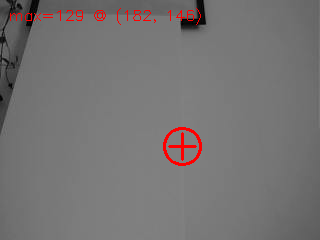
#> input picture vision/debug_images/brightest_check.png, 320 x 240 px, given in place of the camera
$ python ball_tune.py debug_images/brightest_check.png
#> lines starting #> are read from the running program, lines starting #| are printed output that depends on the picture; after the words box and inside, x2 and y2 are one past the last pixel; in counts of white or black regions, pixels touching at a corner belong together
### vision/stereo.py
r"""
AeroEye-3D — stereo camera helper.

The USB camera is a dual-lens stereo unit that shows up as ONE UVC device
(index 1) delivering a 640x240 frame = two side-by-side monochrome eyes,
~320x240 each (left | right).

  - Phase 5 (2D detection): use one eye (left) -> target (x, y).
  - Phase 6 (depth): match the target in both eyes -> disparity -> depth Z.

split_lr() returns grayscale (left, right). Frames are already monochrome,
but we force single-channel so downstream code is always gray.
"""
import cv2


def to_gray(img):
    if img.ndim == 3:
        return cv2.cvtColor(img, cv2.COLOR_BGR2GRAY)
    return img


def split_lr(frame):
    """Split a side-by-side stereo frame into grayscale (left, right) halves."""
    w = frame.shape[1]
    half = w // 2
    left = to_gray(frame[:, :half])
    right = to_gray(frame[:, half:])
    return left, right


# [6 lines left out: function touches_edge, not called in this run]

### vision/ball_tune.py
r"""
AeroEye-3D — BALL TUNING VIEWER (vision only, no servos, no serial).

Shows exactly WHY a candidate blob is accepted or rejected, so the ball
detector can be tuned from data instead of guesswork. Nothing is sent to the
board, so this is safe to run while thinking.

Panels (2x2):
    top-left     left eye, every candidate annotated with area/circ/fill
    top-right    MOG2 motion mask
    bottom-left  brightness mask (adaptive: mean + K*std of the frame)
    bottom-right right eye, annotated the same way

Live trackbars retune MIN_AREA / MIN_CIRC / MIN_FILL / brightness K without
restarting. The console prints the best candidate's numbers a few times a
second, so the values can be read even without looking at the window.

    ..\.venv\Scripts\python.exe ball_tune.py [cam]
Press q (or close the window) to quit.
"""
import sys
import math
import time

import cv2
import numpy as np

import stereo

CAM = next((int(a) for a in sys.argv[1:] if a.isdigit()), 1)
WIN = "AeroEye-3D ball tuning"


def stats(contour):
    """area, circularity, fill, centre, radius for one contour."""
    area = cv2.contourArea(contour)
    perim = cv2.arcLength(contour, True)
    circ = 4.0 * math.pi * area / (perim * perim) if perim > 0 else 0.0
    (x, y), r = cv2.minEnclosingCircle(contour)
    fill = area / (math.pi * r * r) if r > 0 else 0.0
    return area, circ, fill, (int(x), int(y)), max(int(r), 3)


def candidates(mask, min_area, min_circ, min_fill, max_area):
    """Every blob in the mask, each tagged with why it passed or failed."""
    contours, _ = cv2.findContours(mask, cv2.RETR_EXTERNAL, cv2.CHAIN_APPROX_SIMPLE)
    out = []
    for c in contours:
        area, circ, fill, ctr, r = stats(c)
        if area < 15:
            continue                     # pure noise, not worth reporting
        if area < min_area:
            why = "area<min"
        elif area > max_area:
            why = "area>max"             # a whole-frame gain shift, not an object
        elif circ < min_circ:
            why = "not round"
        elif fill < min_fill:
            why = "not filled"
        else:
            why = None                   # accepted
        out.append(dict(area=area, circ=circ, fill=fill, ctr=ctr, r=r, why=why))
    out.sort(key=lambda d: -d["area"])
    return out


def annotate(gray, cands, title):
    vis = cv2.cvtColor(gray, cv2.COLOR_GRAY2BGR)
    for d in cands[:6]:
        ok = d["why"] is None
        col = (0, 255, 0) if ok else (0, 0, 255)
        cv2.circle(vis, d["ctr"], d["r"], col, 2)
        label = f"a{int(d['area'])} c{d['circ']:.2f} f{d['fill']:.2f}"
        cv2.putText(vis, label, (d["ctr"][0] - 40, d["ctr"][1] - d["r"] - 4),
                    cv2.FONT_HERSHEY_SIMPLEX, 0.32, col, 1)
        if not ok:
            cv2.putText(vis, d["why"], (d["ctr"][0] - 40, d["ctr"][1] + d["r"] + 11),
                        cv2.FONT_HERSHEY_SIMPLEX, 0.32, col, 1)
    cv2.putText(vis, title, (6, 14), cv2.FONT_HERSHEY_SIMPLEX, 0.45, (255, 255, 0), 1)
    return vis


def ref_mask(gray, ref, delta):
    """Static-reference difference mask — the right tool for a FIXED camera.

    MOG2 detects *change*, so it loses an object that stops moving (a pendulum
    stops dead at both extremes) and slowly absorbs a lingering one into the
    background. Diffing against a once-captured empty-scene reference has
    neither problem: a ball that is merely PRESENT still differs from the
    reference. Uses |difference|, so it catches a ball that is darker than the
    wall just as well as a brighter one (the ball measured ~20 grey levels
    DARKER than the wall, so that direction matters).

    Gain-immune: this camera has AGC in firmware that OpenCV cannot disable
    (CAP_PROP_AUTO_EXPOSURE reads -1 and setting EXPOSURE leaves frame_mean
    unchanged), so the whole image periodically shifts brightness at once. A
    plain difference then lights up the entire frame. Subtracting the MEDIAN of
    the signed difference removes exactly that uniform shift — the median is set
    by the background, which is most of the pixels — leaving only genuinely
    different regions.
    """
    if ref is None:
        return np.zeros_like(gray), 0
    signed = cv2.GaussianBlur(gray, (5, 5), 0).astype(np.int16) - ref.astype(np.int16)
    signed -= int(np.median(signed))          # cancel global gain/illumination shift
    d = np.abs(signed).astype(np.uint8)
    mask = (d >= delta).astype(np.uint8) * 255
    ker = cv2.getStructuringElement(cv2.MORPH_ELLIPSE, (5, 5))
    mask = cv2.morphologyEx(mask, cv2.MORPH_OPEN, ker)
    mask = cv2.morphologyEx(mask, cv2.MORPH_CLOSE, ker)
    return mask, int(d.max())


def main():
    cap = cv2.VideoCapture(CAM, cv2.CAP_DSHOW)
    # Lock auto-exposure. With it enabled, a large object entering the frame
    # makes the sensor re-gain the WHOLE image, so every pixel changes at once
    # and background subtraction flags half the frame as "motion".
    cap.set(cv2.CAP_PROP_AUTO_EXPOSURE, 0.25)
    time.sleep(1.2)
    ok, probe = cap.read()
#> probe is the input picture: shape (240, 320, 3); mean B, G, R 115.1, 115.1, 118
    if not ok or probe is None:
        print("CAMERA FAILED — no frames. Is another process using it?", flush=True)
        return
    print(f"camera OK {probe.shape} — tuning window open", flush=True)
#| camera OK (240, 320, 3) — tuning window open
    print("KEYS:  r = capture empty-scene reference (do this with NO ball in view)"
          "   |   q = quit", flush=True)

    cv2.namedWindow(WIN, cv2.WINDOW_NORMAL)
    cv2.resizeWindow(WIN, 1280, 640)
    cv2.createTrackbar("min_area", WIN, 70, 2000, lambda v: None)
    cv2.createTrackbar("min_circ x100", WIN, 55, 100, lambda v: None)
    cv2.createTrackbar("min_fill x100", WIN, 55, 100, lambda v: None)
    cv2.createTrackbar("ref delta", WIN, 18, 90, lambda v: None)
    cv2.createTrackbar("max_area /100", WIN, 120, 700, lambda v: None)

    bg_l = cv2.createBackgroundSubtractorMOG2(history=200, varThreshold=30,
                                              detectShadows=False)
    bg_r = cv2.createBackgroundSubtractorMOG2(history=200, varThreshold=30,
                                              detectShadows=False)
    ker = cv2.getStructuringElement(cv2.MORPH_ELLIPSE, (5, 5))
    frame_i, last_print = 0, 0.0
    ref_l = ref_r = None

    while True:
        ok, frame = cap.read()
        if not ok or frame is None:
            continue
        frame_i += 1
        left, right = stereo.split_lr(frame)
#> in to_gray, `return cv2.cvtColor(img, cv2.COLOR_BGR2GRAY)`:
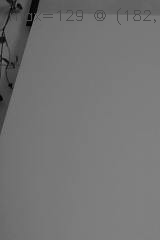
#> returned value: shape (240, 160); min 0, max 128, mean 115.5
#> in to_gray (call 2), `return cv2.cvtColor(img, cv2.COLOR_BGR2GRAY)`:
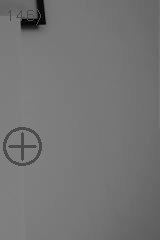
#> returned value: shape (240, 160); min 0, max 137, mean 116.4

        min_area = max(cv2.getTrackbarPos("min_area", WIN), 1)
        min_circ = cv2.getTrackbarPos("min_circ x100", WIN) / 100.0
        min_fill = cv2.getTrackbarPos("min_fill x100", WIN) / 100.0
        delta = max(cv2.getTrackbarPos("ref delta", WIN), 3)
        max_area = max(cv2.getTrackbarPos("max_area /100", WIN), 2) * 100

        def motion(bg, gray):
            fg = bg.apply(gray)
#> fg: shape (240, 160); every value is 255
            fg = cv2.medianBlur(fg, 5)
            fg = cv2.morphologyEx(fg, cv2.MORPH_OPEN, ker)
            fg = cv2.morphologyEx(fg, cv2.MORPH_CLOSE, ker)
            return cv2.dilate(fg, ker, iterations=1)

        m_l = motion(bg_l, left)
        motion(bg_r, right)                    # keep the right model warm
        d_l, peak_l = ref_mask(left, ref_l, delta)
#> d_l: shape (240, 160); every value is 0
#> peak_l = 0
        d_r, _ = ref_mask(right, ref_r, delta)

        c_motion_l = candidates(m_l, min_area, min_circ, min_fill, max_area)
#> in candidates, `contours, _ = cv2.findContours(mask, cv2.RETR_EXTERNAL, cv2.CHAIN_APPR..`: contours = [[[0, 0], [0, 239], [159, 239], [159, 0]]]
#> the loop in candidates, `for c in contours:` made 1 pass
#> (c, area, perim in stats, circ, x in stats, y in stats, r, fill) on pass 1: ([[0, 0], [0, 239], [159, 239], [159, 0]], 38001, 796, 0.754, 79.5, 119.5, 143, 0.587)
#> after the loop in candidates, `for c in contours:`: out = 1 item
#> c_motion_l = 1 item
        c_ref_l = candidates(d_l, min_area, min_circ, min_fill, max_area)
#> c_ref_l = []
        c_ref_r = candidates(d_r, min_area, min_circ, min_fill, max_area)
#> c_ref_r = []

        top = annotate(left, c_motion_l, "LEFT / MOG2 motion")
#> the loop in annotate, `for d in cands[:6]:` made 1 pass
#> (ok, col, label) on pass 1: (False, (0, 0, 255), 'a38001 c0.75 f0.59')
#> after the loop in annotate, `for d in cands[:6]:`: vis: shape (240, 160, 3); mean B, G, R 115.4, 115.4, 115.6
#> in annotate, `cv2.putText(vis, title, (6, 14), cv2.FONT_HERSHEY_SIMPLEX, 0.45, (255,..`:
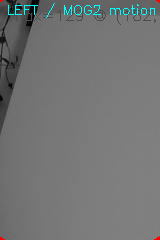
#> vis: shape (240, 160, 3); mean B, G, R 116.7, 116.7, 114.9
        mid = cv2.cvtColor(d_l, cv2.COLOR_GRAY2BGR)
#> mid: shape (240, 160, 3); every value is 0
        cv2.putText(mid, "reference-diff mask" + ("" if ref_l is not None else "  [press r]"),
                    (6, 14), cv2.FONT_HERSHEY_SIMPLEX, 0.45, (255, 255, 0), 1)
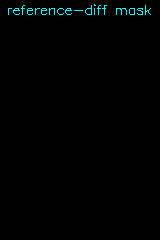
#> mid: shape (240, 160, 3); mean B, G, R 2, 2, 0
        bot = annotate(left, c_ref_l, f"LEFT / ref-diff peak={peak_l}")
        rgt = annotate(right, c_ref_r, "RIGHT / ref-diff")
#> call 3 of annotate, with title = 'RIGHT / ref-diff'
#> in annotate (call 3), `cv2.putText(vis, title, (6, 14), cv2.FONT_HERSHEY_SIMPLEX, 0.45, (255,..`:
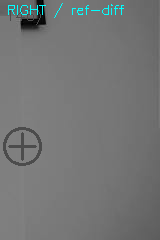
#> vis: shape (240, 160, 3); mean B, G, R 117.4, 117.4, 115.8

        grid = cv2.vconcat([cv2.hconcat([top, mid]), cv2.hconcat([bot, rgt])])
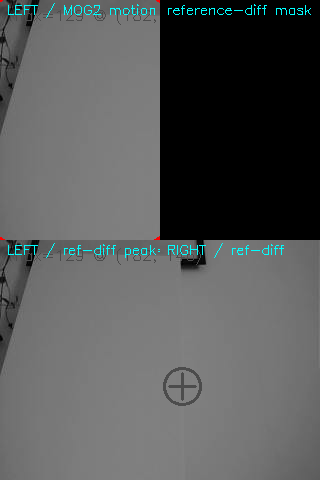
#> grid: shape (480, 320, 3); mean B, G, R 88.2, 88.2, 86.4
        cv2.putText(grid, f"area {min_area}..{max_area}  circ>{min_circ:.2f}  fill>{min_fill:.2f}"
                          f"  delta>{delta}  bg_mean={left.mean():.0f}"
                          f"  ref={'SET' if ref_l is not None else 'NOT SET - press r'}",
                    (6, grid.shape[0] - 8), cv2.FONT_HERSHEY_SIMPLEX, 0.45,
                    (0, 255, 255), 1)
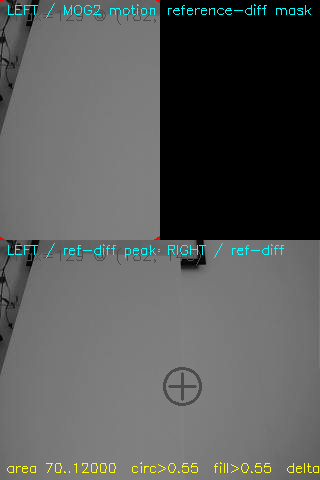
#> grid: shape (480, 320, 3); 0.39% of pixels changed, all inside (x1, y1, x2, y2) = (7, 462, 319, 473)
        cv2.imshow(WIN, grid)

        now = time.time()
        if now - last_print > 0.7:
            last_print = now

            def brief(cs):
                if not cs:
                    return "none"
                d = cs[0]
                return (f"a={int(d['area'])} c={d['circ']:.2f} f={d['fill']:.2f} "
                        f"@({d['ctr'][0]},{d['ctr'][1]}) {d['why'] or 'ACCEPT'}")

            acc_m = sum(1 for d in c_motion_l if d["why"] is None)
#> acc_m = 0
            acc_r = sum(1 for d in c_ref_l if d["why"] is None)
#> acc_r = 0
            # contrast of the best ref-diff blob against the reference — tells us
            # whether the ball is separable from the wall at all
            contrast = ""
            if c_ref_l and ref_l is not None:
                d0 = c_ref_l[0]
                x, y, r = d0["ctr"][0], d0["ctr"][1], max(d0["r"] // 2, 2)
                y0, y1 = max(0, y - r), min(left.shape[0], y + r)
                x0, x1 = max(0, x - r), min(left.shape[1], x + r)
                if y1 > y0 and x1 > x0:
                    contrast = (f" ball_grey={left[y0:y1, x0:x1].mean():.0f}"
                                f" vs ref={ref_l[y0:y1, x0:x1].mean():.0f}")
            print(f"[{frame_i:5d}] MOG2({len(c_motion_l)}b,{acc_m}ok): {brief(c_motion_l)}"
                  f" || REF({len(c_ref_l)}b,{acc_r}ok): {brief(c_ref_l)}{contrast}",
                  flush=True)
#> in brief, `d = cs[0]`: d = {'area': 38001, 'circ': 0.754, 'fill': 0.587, 'ctr': (79, 119), 'r': 143, 'why': 'area>max'}
#| [    1] MOG2(1b,0ok): a=38001 c=0.75 f=0.59 @(79,119) area>max || REF(0b,0ok): none

        key = cv2.waitKey(20) & 0xFF
#> (key q is pressed here)
        if key == ord('r'):
            ref_l = cv2.GaussianBlur(left, (5, 5), 0).copy()
            ref_r = cv2.GaussianBlur(right, (5, 5), 0).copy()
            print(f"[{frame_i:5d}] REFERENCE CAPTURED "
                  f"(mean L={ref_l.mean():.0f} R={ref_r.mean():.0f})", flush=True)
        if key == ord('q'):
            break
        if cv2.getWindowProperty(WIN, cv2.WND_PROP_VISIBLE) < 1:
            break

    cap.release()
    cv2.destroyAllWindows()


if __name__ == "__main__":
    main()
